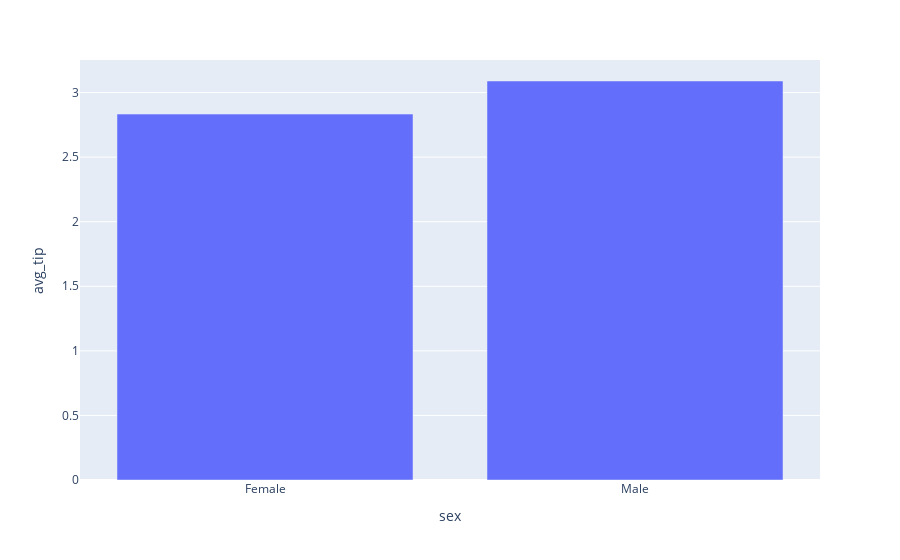

Notebook code cell kept with this figure:
### Code cell
px.bar(
    data_frame=tips_by_sex,
    x='sex',
    y='avg_tip'
)

### Figure 1 — Plotly figure (JSON) as saved in the notebook; plotly's stock layout.template omitted (floating-point values rounded to 4 significant figures)
{"data": [{"hovertemplate": "sex=%{x}<br>avg_tip=%{y}<extra></extra>", "legendgroup": "", "marker": {"color": "#636efa", "pattern": {"shape": ""}}, "name": "", "orientation": "v", "showlegend": false, "textposition": "auto", "type": "bar", "x": ["Female", "Male"], "xaxis": "x", "y": [2.833, 3.09], "yaxis": "y"}], "layout": {"barmode": "relative", "legend": {"tracegroupgap": 0}, "margin": {"t": 60}, "xaxis": {"anchor": "y", "domain": [0, 1], "title": {"text": "sex"}}, "yaxis": {"anchor": "x", "domain": [0, 1], "title": {"text": "avg_tip"}}}}
